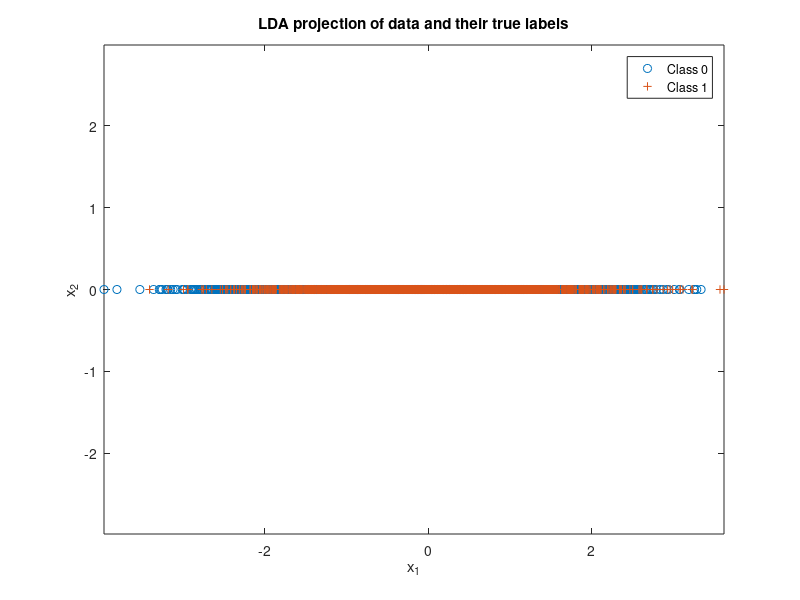
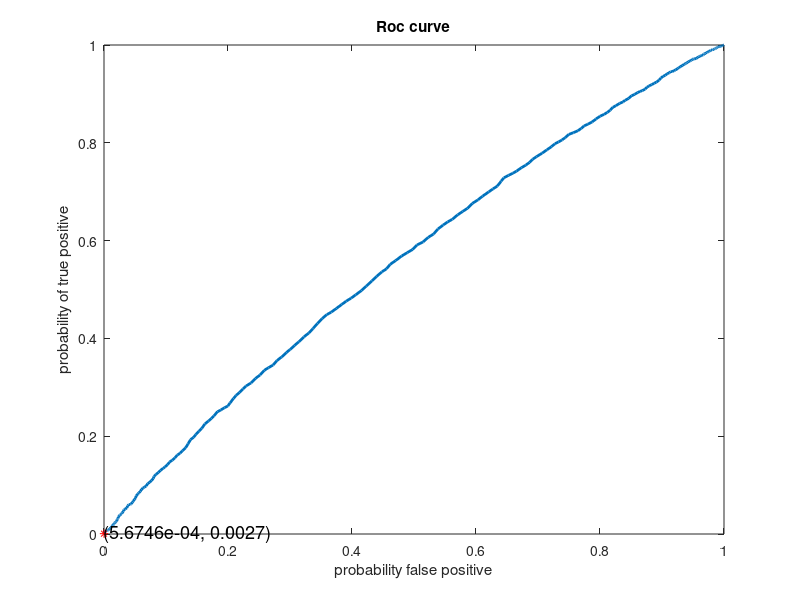
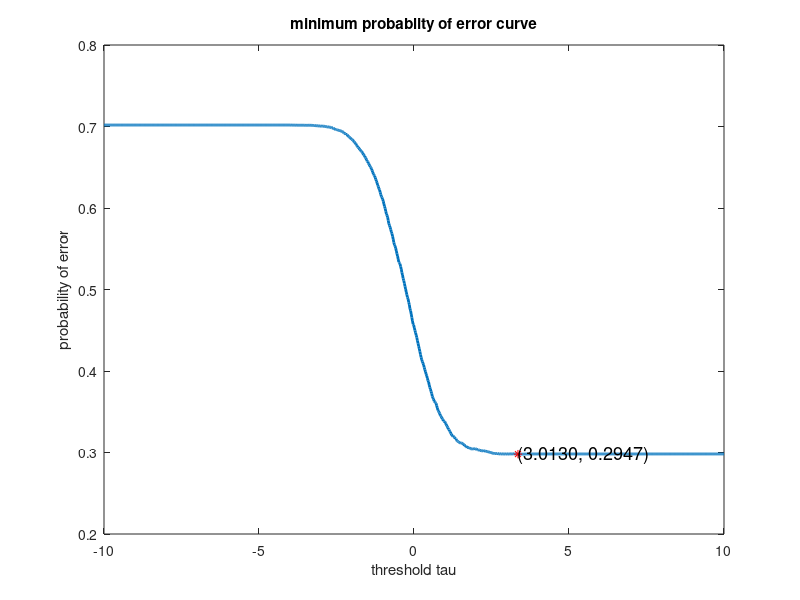

These figures' MATLAB source, in order:
% Expected risk minimization with 2 classes
clear; close all; %clc;

rng('default');
rng(1);

n = 2; % number of feature dimensions
N = 10000; % number of iid samples
mu(:,1) = [-0.1;0]; mu(:,2) = [0.1;0];
Sigma(:,:,1) = [1, -0.9;-0.9,1]; Sigma(:,:,2) = [1, 0.9;0.9, 1];
p = [0.7,0.3]; % class priors for labels 0 and 1 respectively
label = rand(1,N) >= p(1);
Nc = [length(find(label==0)),length(find(label==1))]; % number of samples from each class
x = zeros(n,N); % save up space
% Draw samples from each class pdf
for l = 0:1
    %x(:,label==l) = randGaussian(Nc(l+1),mu(:,l+1),Sigma(:,:,l+1));
    x(:,label==l) = mvnrnd(mu(:,l+1),Sigma(:,:,l+1),Nc(l+1))';
end

lambda = [0 1;1 0]; % loss values
%%%%%%%%%%%%%%%%%%%%%%%%%%%%%%%%%%%%%%%%%%%%%%%%%%%%%%%%%
% Appending LDA to the ERM code for TakeHomeQ3...
Sb = (mu(:,1)-mu(:,2))*(mu(:,1)-mu(:,2))';
Sw = Sigma(:,:,1) + Sigma(:,:,2);


%%%%%%%
% Solve for the Fisher LDA projection vector (in w)
[V,D] = eig(inv(Sw)*Sb);
[~,ind] = sort(diag(D),'descend');
wLDA = V(:,ind(1)); % Fisher LDA projection vector

% Linearly project the data from both categories on to w
yLDA = wLDA'*x;
%%%%%%%

% % LDA solution satisfies alpha Sw w = Sb w; ie w is a generalized eigenvector of (Sw,Sb)
% [V,D] = eig(inv(Sw)*Sb); 
% % equivalently alpha w  = inv(Sw) Sb w
% [~,ind] = sort(diag(D),'descend');
% wLDA = V(:,ind(1)); % Fisher LDA projection vector
% yLDA = wLDA'*x; % All data projected on to the line spanned by wLDA
% wLDA = sign(mean(yLDA(find(label==1)))-mean(yLDA(find(label==0))))*wLDA; % ensures class1 falls on the + side of the axis
% yLDA = sign(mean(yLDA(find(label==1)))-mean(yLDA(find(label==0))))*yLDA; % flip yLDA accordingly

%%%%%%%%%%%%%% plot LDA %%%%%%%%%%%%%%%%%%%%%%%%%%%%%%%%%%
figure(3), clf,
plot(yLDA(find(label==0)),zeros(1,Nc(1)),'o'), hold on,
plot(yLDA(find(label==1)),zeros(1,Nc(2)),'+'), axis equal,
legend('Class 0','Class 1'), 
title('LDA projection of data and their true labels'),
xlabel('x_1'), ylabel('x_2'), 
tau = 0;
decisionLDA = (yLDA >= 0);

decision = (yLDA >= tau);
ind00 = find(decision==0 & label==0); p00 = length(ind00)/Nc(1); % probability of true negative
ind10 = find(decision==1 & label==0); p10 = length(ind10)/Nc(1); % probability of false positive
ind01 = find(decision==0 & label==1); p01 = length(ind01)/Nc(2); % probability of false negative
ind11 = find(decision==1 & label==1); p11 = length(ind11)/Nc(2); % probability of true positive
%p(error) = [p10,p01]*Nc'/N; % probability of error, empirically estimated
%%%%%%%%%%%%%%%%%%%%%%%
% plot the minimum probablity of error curve. 

figure(6), clf; 
dim0=1000;
dim1=10;
tau0=linspace(-dim1,dim1,dim0);
tau0 = [-inf,tau0,inf];
p_error = zeros(1,dim0+2);
for i = 1:dim0+2
   decision = (yLDA>=tau0(i));
   
   ind10 = find(decision==1 & label==0); p10 = length(ind10)/Nc(1); % probability of false positive
   ind01 = find(decision==0 & label==1); p01 = length(ind01)/Nc(2); % probability of false negative
   
   p_error(i) = [p10,p01]*Nc'/N;
end
   
plot(tau0, p_error, '-','LineWidth',2);

col = find(p_error==min(p_error), 1,'first');
fprintf("tau is: %s\n", tau0(col));
%%%%%%%%%%%%%
% compute the error point
decision = (yLDA>=tau0(col));

ind10 = find(decision==1 & label==0); p10 = length(ind10)/Nc(1); % probability of false positive
ind01 = find(decision==0 & label==1); p01 = length(ind01)/Nc(2); % probability of false negative

p_error_point = [p10,p01]*Nc'/N;
% mark the point
hold on;
plot(tau0(col),p_error_point,'r*'); 
text(tau0(col),p_error_point,'(3.0130, 0.2947)','FontSize',13);
title('minimum probablity of error curve'),
xlabel('threshold tau'), ylabel('probability of error');
%%%%%%%%%%%%%%%%%%%%%%%
%%%%%%%%%%%%% finish %%%%%%%%%%%%%%%%%

%%%%%%%%%%%%% ROC Curve %%%%%%%%%%%%%%%%%%%%%
figure(4), clf;

taus = linspace(-dim1,dim1,dim0);
taus = [-inf,taus,inf];
threshold=zeros(2,dim0+2);

for i=1:dim0+2
    decision_temp = (yLDA>=taus(i));
    ind11_temp = find(decision_temp==1 & label==1); p11_temp = length(ind11_temp)/Nc(2); % probability of true positive
    ind10_temp = find(decision_temp==1 & label==0); p10_temp = length(ind10_temp)/Nc(1); % probability of false positive
    threshold(1,i)=p11_temp;
    threshold(2,i)=p10_temp;
end

Y = threshold(1,:);
X = threshold(2,:);
plot(X,Y,'-','LineWidth',2), hold on;
title('Roc curve'),
xlabel('probability false positive'), ylabel('probability of true positive');

decision_temp = (yLDA>=taus(col));
ind11_temp = find(decision_temp==1 & label==1); p11_temp = length(ind11_temp)/Nc(2); % probability of true positive
ind10_temp = find(decision_temp==1 & label==0); p10_temp = length(ind10_temp)/Nc(1); % probability of false positive
%DO NOT USE THIS LINE!@!!!!!!!!!!!!!!!!
%scatter(p10_temp, p11_temp);
%plot(p10_temp, p11_temp, '--rs','LineWidth', 2, 'MarketEdgeColor', 'k', 'MarketFaceColor', 'g', 'MarkerSize', 15), axis equal;
hold on;
plot(p10_temp, p11_temp,'*r');
text(p10_temp,p11_temp,'(5.6746e-04, 0.0027)','FontSize',13);

fprintf('threshold tau: %d\n',tau0(col));
fprintf('minimum probability of error: %d\n', p_error_point);